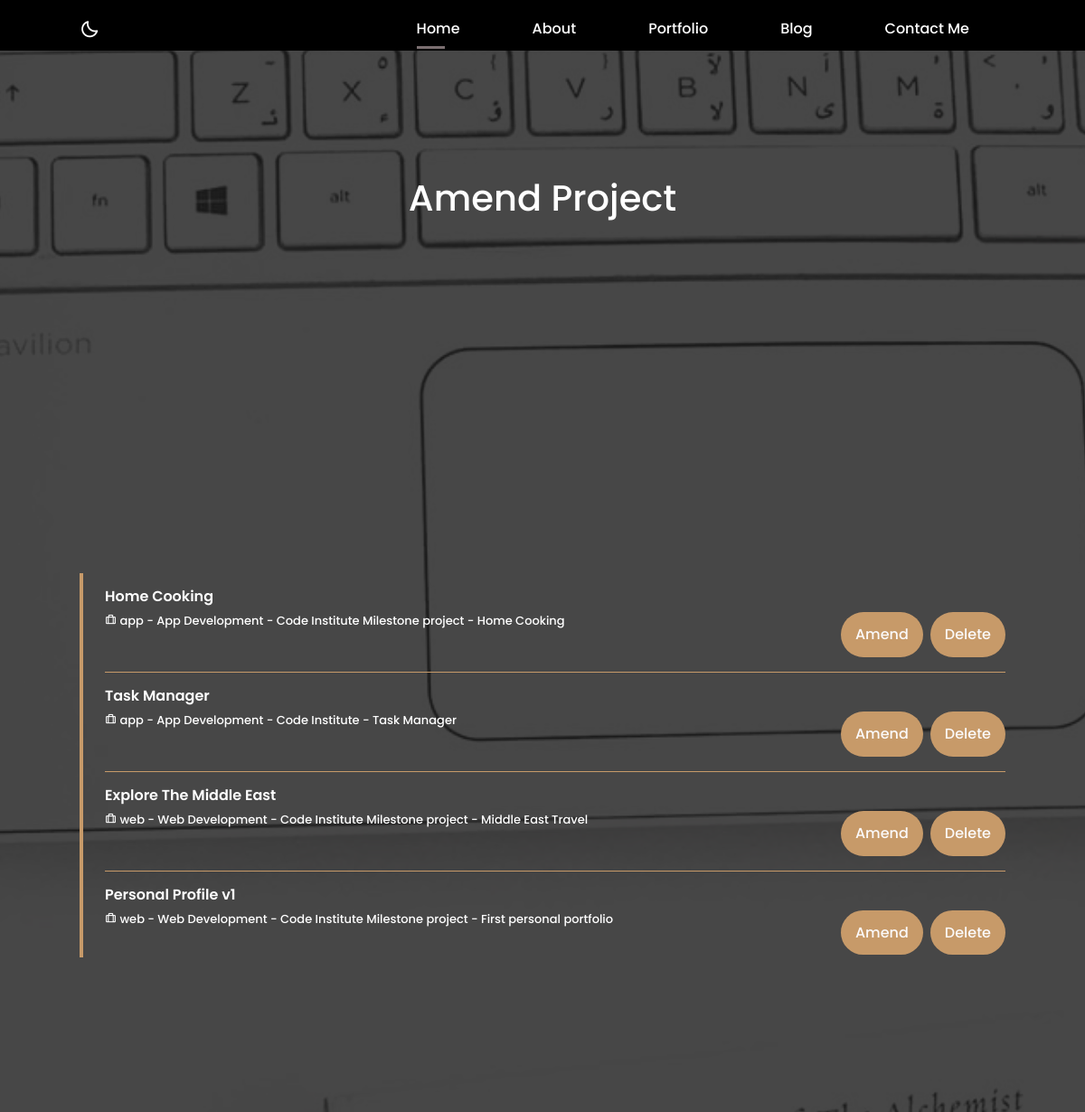
The app's page /amend_project/ (upper part), older data.
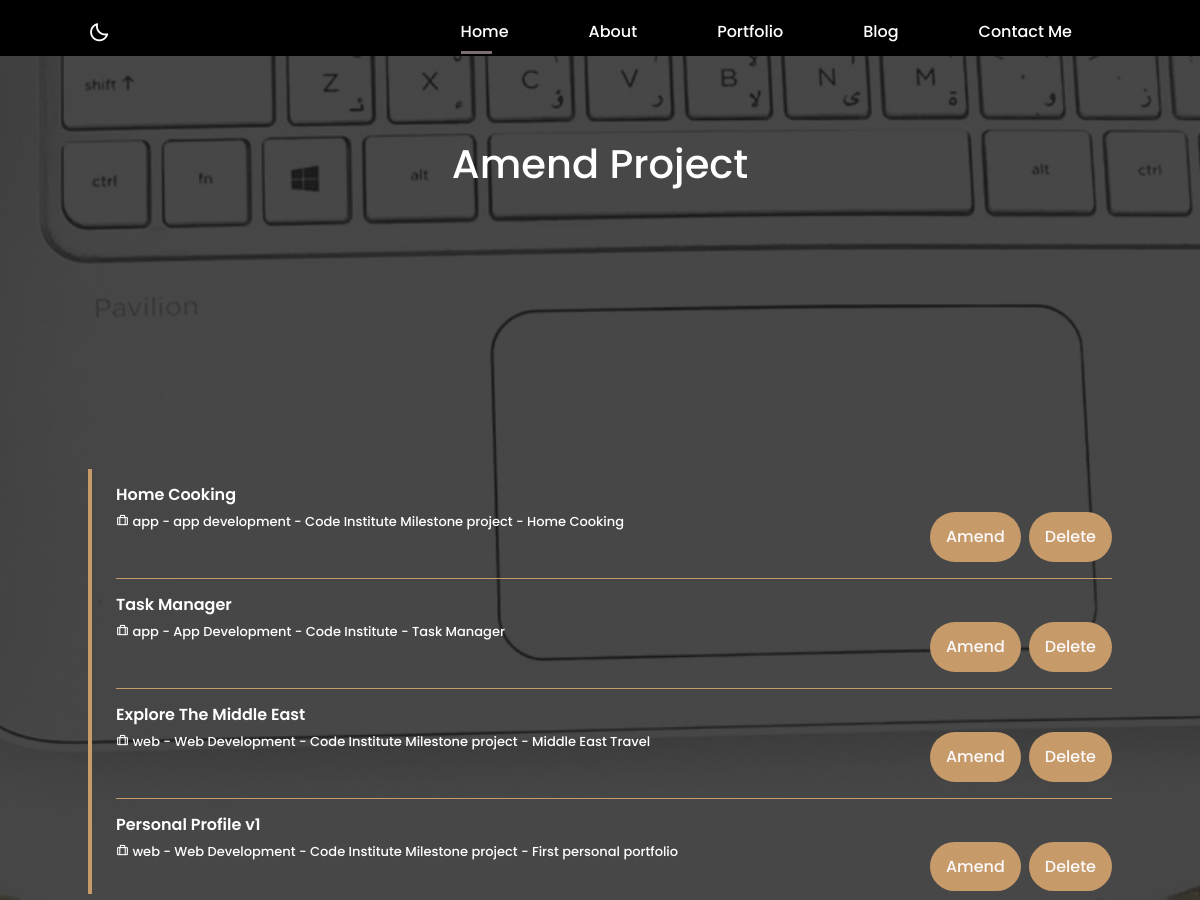
The same page, newer data.
### portfolio/models.py (models this page shows, shortened)
class Project(models.Model):
    title = models.CharField(max_length=100)
    description = models.CharField(blank=True, max_length=200)
    meta_type = models.CharField(
        max_length=100, choices=m_type, default='web')
    type = models.CharField(
        max_length=100, choices=full_type, default='web development')
    image = models.ImageField(upload_to='images/work', null=True, blank=True)
    website_url = models.URLField(blank=True)
    github_url = models.URLField(blank=True)
    date_added = models.DateField(default=timezone.now)

### portfolio/views.py (the view)
# urls.py: path('amend_project/', views.amendProject, name="amend_project"),
def amendProject(request):
    projects = Project.objects.all()
    context = {
        'projects': projects,
    }
    return render(request, 'amend/amend_project.html', context)

### portfolio/templates/amend/amend_project.html (shortened to what this page needs)
{% extends "base.html" %}
{% load static %}
{% block content %}
<section class="home" id="home">
    <div class="home_container_admin bd-container bd-grid">
        <h1 class="admin-title">Amend Project</h1>
        <div class="home-admin">
            <div class="home_data-admin">
                <form action="" method="POST">
                    {% for project in projects %}
                    <div class="row">
                        <div class="qualification_data">
                            <h3 class="qualification_area-admin mt-3">{{ project.title }}</h3>
                            <div class="qualification_box">
                                <span class="qualification_work-admin col">
                                    <i class="bx bx-briefcase-alt qualification_icon-admin"></i>
                                    {{ project.meta_type }} - {{ project.type }} - {{ project.description }}
                                </span>
                                <br>
                                <a href="{% url 'update_project' project.id %}"
                                    class="button button-light button-more col-6 me-2">Amend</a>
                                <a href="{% url 'delete_project' project.id %}"
                                    class="button button-light button-more col-6">Delete</a>
                            </div>
                        </div>
                    </div>
                    {% endfor %}
                </form>
            </div>
        </div>
    </div>
</section>
{% endblock %}

Row changes from the older to the newer data that the page shows:
changed Project "Home Cooking": type "App Development" → "app development"
